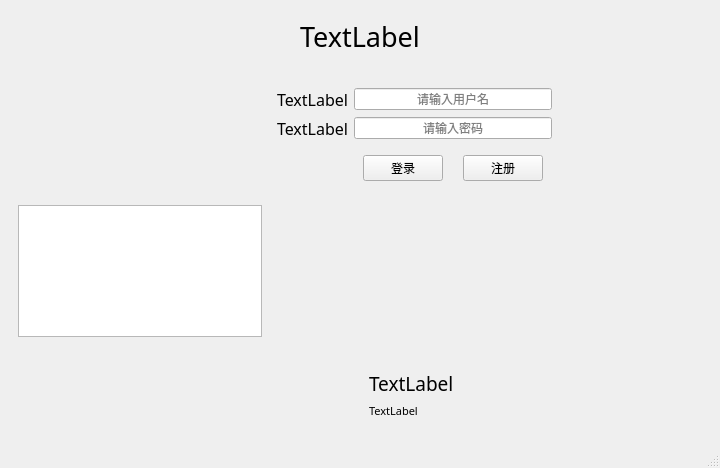
<?xml version="1.0" encoding="UTF-8"?>
<ui version="4.0">
 <class>MainWindow</class>
 <widget class="QMainWindow" name="MainWindow">
  <property name="geometry">
   <rect>
    <x>0</x>
    <y>0</y>
    <width>720</width>
    <height>468</height>
   </rect>
  </property>
  <property name="windowTitle">
   <string>登录</string>
  </property>
  <property name="autoFillBackground">
   <bool>true</bool>
  </property>
  <property name="styleSheet">
   <string notr="true">MainWindow{
border-image:url(:/1111.jpg);
;}</string>
  </property>
  <widget class="QWidget" name="centralwidget">
   <layout class="QVBoxLayout" name="verticalLayout">
    <item>
     <widget class="QWidget" name="widget_2" native="true">
      <layout class="QHBoxLayout" name="horizontalLayout">
       <item>
        <spacer name="horizontalSpacer_2">
         <property name="orientation">
          <enum>Qt::Horizontal</enum>
         </property>
         <property name="sizeType">
          <enum>QSizePolicy::Maximum</enum>
         </property>
         <property name="sizeHint" stdset="0">
          <size>
           <width>50</width>
           <height>20</height>
          </size>
         </property>
        </spacer>
       </item>
       <item>
        <widget class="QLabel" name="label_title">
         <property name="sizePolicy">
          <sizepolicy hsizetype="Fixed" vsizetype="Preferred">
           <horstretch>0</horstretch>
           <verstretch>0</verstretch>
          </sizepolicy>
         </property>
         <property name="minimumSize">
          <size>
           <width>54</width>
           <height>0</height>
          </size>
         </property>
         <property name="font">
          <font>
           <family>楷体</family>
           <pointsize>20</pointsize>
          </font>
         </property>
         <property name="text">
          <string>TextLabel</string>
         </property>
        </widget>
       </item>
       <item>
        <spacer name="horizontalSpacer_3">
         <property name="orientation">
          <enum>Qt::Horizontal</enum>
         </property>
         <property name="sizeType">
          <enum>QSizePolicy::Maximum</enum>
         </property>
         <property name="sizeHint" stdset="0">
          <size>
           <width>50</width>
           <height>20</height>
          </size>
         </property>
        </spacer>
       </item>
      </layout>
     </widget>
    </item>
    <item>
     <widget class="QWidget" name="widget_6" native="true">
      <layout class="QGridLayout" name="gridLayout_3">
       <item row="1" column="0">
        <spacer name="horizontalSpacer_8">
         <property name="orientation">
          <enum>Qt::Horizontal</enum>
         </property>
         <property name="sizeHint" stdset="0">
          <size>
           <width>40</width>
           <height>20</height>
          </size>
         </property>
        </spacer>
       </item>
       <item row="0" column="1" rowspan="2" colspan="2">
        <widget class="QWidget" name="widget_3" native="true">
         <layout class="QGridLayout" name="gridLayout_2">
          <item row="0" column="2">
           <spacer name="horizontalSpacer_4">
            <property name="orientation">
             <enum>Qt::Horizontal</enum>
            </property>
            <property name="sizeHint" stdset="0">
             <size>
              <width>165</width>
              <height>20</height>
             </size>
            </property>
           </spacer>
          </item>
          <item row="1" column="2">
           <spacer name="horizontalSpacer_5">
            <property name="orientation">
             <enum>Qt::Horizontal</enum>
            </property>
            <property name="sizeHint" stdset="0">
             <size>
              <width>165</width>
              <height>20</height>
             </size>
            </property>
           </spacer>
          </item>
          <item row="1" column="1">
           <widget class="QLineEdit" name="lineEdit_password">
            <property name="alignment">
             <set>Qt::AlignCenter</set>
            </property>
            <property name="placeholderText">
             <string>请输入密码</string>
            </property>
            <property name="clearButtonEnabled">
             <bool>true</bool>
            </property>
           </widget>
          </item>
          <item row="1" column="0">
           <widget class="QLabel" name="label_password">
            <property name="font">
             <font>
              <family>楷体</family>
              <pointsize>12</pointsize>
             </font>
            </property>
            <property name="text">
             <string>TextLabel</string>
            </property>
           </widget>
          </item>
          <item row="0" column="1">
           <widget class="QLineEdit" name="lineEdit_username">
            <property name="alignment">
             <set>Qt::AlignCenter</set>
            </property>
            <property name="placeholderText">
             <string notr="true">请输入用户名</string>
            </property>
            <property name="clearButtonEnabled">
             <bool>true</bool>
            </property>
           </widget>
          </item>
          <item row="0" column="0">
           <widget class="QLabel" name="label_username">
            <property name="font">
             <font>
              <family>楷体</family>
              <pointsize>12</pointsize>
             </font>
            </property>
            <property name="text">
             <string>TextLabel</string>
            </property>
           </widget>
          </item>
          <item row="2" column="1">
           <widget class="QWidget" name="widget_4" native="true">
            <layout class="QHBoxLayout" name="horizontalLayout_2">
             <property name="spacing">
              <number>20</number>
             </property>
             <item>
              <widget class="QPushButton" name="button_login">
               <property name="text">
                <string>登录</string>
               </property>
              </widget>
             </item>
             <item>
              <widget class="QPushButton" name="button_resign">
               <property name="text">
                <string>注册</string>
               </property>
              </widget>
             </item>
            </layout>
           </widget>
          </item>
          <item row="2" column="2">
           <spacer name="horizontalSpacer_9">
            <property name="orientation">
             <enum>Qt::Horizontal</enum>
            </property>
            <property name="sizeHint" stdset="0">
             <size>
              <width>40</width>
              <height>20</height>
             </size>
            </property>
           </spacer>
          </item>
         </layout>
        </widget>
       </item>
       <item row="0" column="0">
        <spacer name="horizontalSpacer_7">
         <property name="orientation">
          <enum>Qt::Horizontal</enum>
         </property>
         <property name="sizeType">
          <enum>QSizePolicy::Fixed</enum>
         </property>
         <property name="sizeHint" stdset="0">
          <size>
           <width>89</width>
           <height>20</height>
          </size>
         </property>
        </spacer>
       </item>
       <item row="2" column="0">
        <widget class="QTextEdit" name="textEdit"/>
       </item>
      </layout>
     </widget>
    </item>
    <item>
     <widget class="QWidget" name="widget_5" native="true">
      <layout class="QHBoxLayout" name="horizontalLayout_3">
       <item>
        <spacer name="horizontalSpacer_6">
         <property name="orientation">
          <enum>Qt::Horizontal</enum>
         </property>
         <property name="sizeHint" stdset="0">
          <size>
           <width>336</width>
           <height>20</height>
          </size>
         </property>
        </spacer>
       </item>
       <item>
        <widget class="QWidget" name="widget" native="true">
         <layout class="QGridLayout" name="gridLayout">
          <item row="0" column="0">
           <widget class="QLabel" name="labeljw">
            <property name="font">
             <font>
              <family>楷体</family>
              <pointsize>14</pointsize>
             </font>
            </property>
            <property name="autoFillBackground">
             <bool>false</bool>
            </property>
            <property name="text">
             <string>TextLabel</string>
            </property>
            <property name="textFormat">
             <enum>Qt::AutoText</enum>
            </property>
           </widget>
          </item>
          <item row="0" column="1">
           <spacer name="horizontalSpacer">
            <property name="orientation">
             <enum>Qt::Horizontal</enum>
            </property>
            <property name="sizeHint" stdset="0">
             <size>
              <width>40</width>
              <height>20</height>
             </size>
            </property>
           </spacer>
          </item>
          <item row="1" column="0">
           <widget class="QLabel" name="labeljwc">
            <property name="font">
             <font>
              <family>楷体</family>
              <pointsize>8</pointsize>
             </font>
            </property>
            <property name="text">
             <string>TextLabel</string>
            </property>
           </widget>
          </item>
         </layout>
        </widget>
       </item>
      </layout>
     </widget>
    </item>
   </layout>
  </widget>
  <widget class="QMenuBar" name="menubar">
   <property name="geometry">
    <rect>
     <x>0</x>
     <y>0</y>
     <width>720</width>
     <height>26</height>
    </rect>
   </property>
  </widget>
  <widget class="QStatusBar" name="statusbar"/>
 </widget>
 <tabstops>
  <tabstop>button_login</tabstop>
  <tabstop>button_resign</tabstop>
  <tabstop>lineEdit_password</tabstop>
  <tabstop>lineEdit_username</tabstop>
 </tabstops>
 <resources/>
 <connections/>
</ui>
